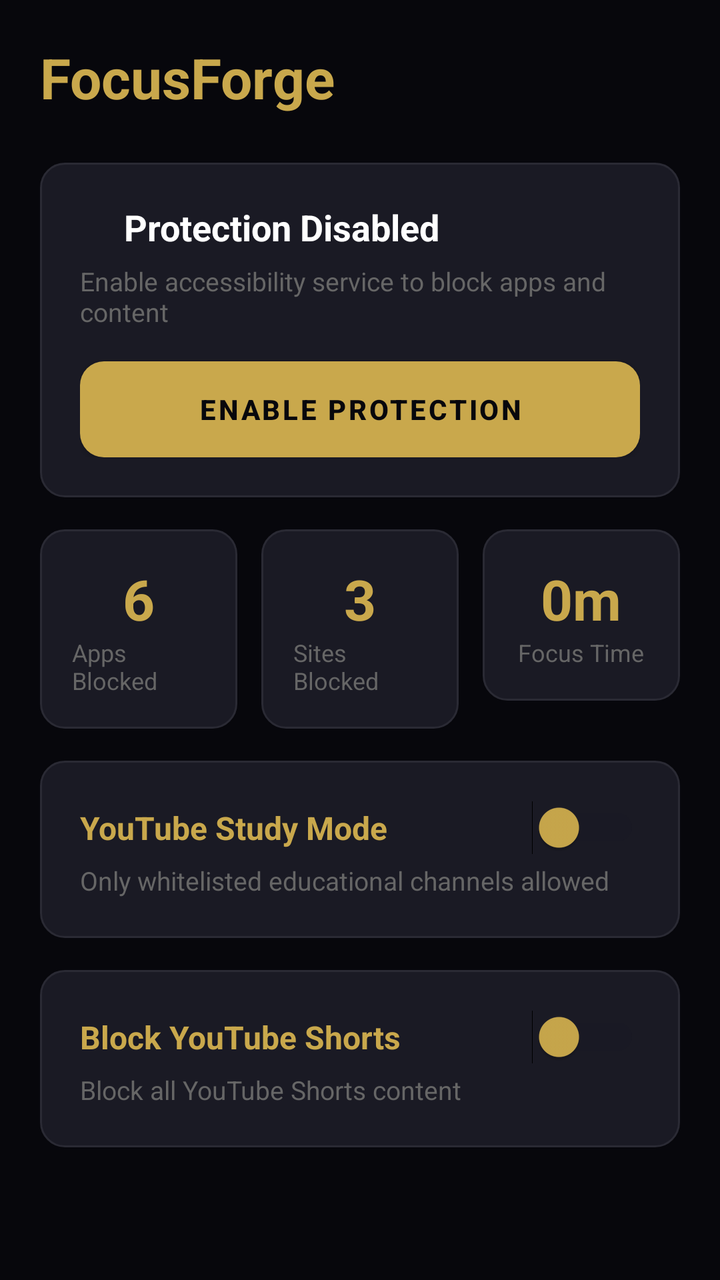
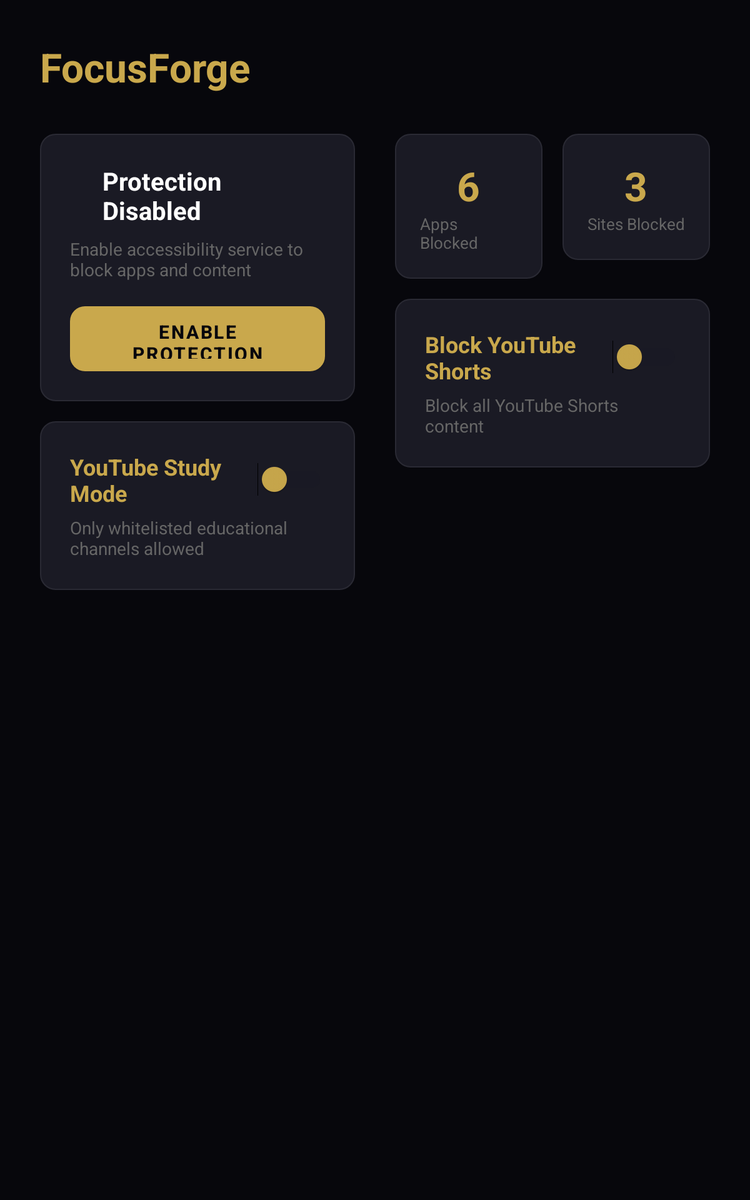

An Android layout and its configuration variant, each rendered on a device that would load it. The default file and the variant file are quoted in full after the pictures.
<!-- AndroidManifest.xml: application theme Theme.FocusForge -->
<!-- res/layout/fragment_dashboard.xml -->
<?xml version="1.0" encoding="utf-8"?>
<ScrollView xmlns:android="http://schemas.android.com/apk/res/android"
    android:layout_width="match_parent"
    android:layout_height="match_parent"
    android:background="@color/bg_primary"
    android:fillViewport="true">

    <LinearLayout
        android:layout_width="match_parent"
        android:layout_height="wrap_content"
        android:orientation="vertical"
        android:padding="20dp">

        <TextView
            android:layout_width="wrap_content"
            android:layout_height="wrap_content"
            android:text="FocusForge"
            android:textColor="@color/gold"
            android:textSize="28sp"
            android:textStyle="bold"
            android:layout_marginBottom="24dp" />

        
        <LinearLayout
            android:id="@+id/statusCard"
            android:layout_width="match_parent"
            android:layout_height="wrap_content"
            android:orientation="vertical"
            android:background="@drawable/card_bg"
            android:padding="20dp"
            android:layout_marginBottom="16dp">

            <LinearLayout
                android:layout_width="match_parent"
                android:layout_height="wrap_content"
                android:orientation="horizontal"
                android:gravity="center_vertical">

                <View
                    android:id="@+id/statusDot"
                    android:layout_width="12dp"
                    android:layout_height="12dp"
                    android:background="@drawable/dot_red"
                    android:layout_marginEnd="10dp" />

                <TextView
                    android:id="@+id/statusText"
                    android:layout_width="0dp"
                    android:layout_height="wrap_content"
                    android:layout_weight="1"
                    android:text="Protection Disabled"
                    android:textColor="@color/text_primary"
                    android:textSize="18sp"
                    android:textStyle="bold" />
            </LinearLayout>

            <TextView
                android:id="@+id/statusDetail"
                android:layout_width="wrap_content"
                android:layout_height="wrap_content"
                android:text="Enable accessibility service to block apps and content"
                android:textColor="@color/text_muted"
                android:textSize="13sp"
                android:layout_marginTop="6dp" />

            <Button
                android:id="@+id/btnToggle"
                android:layout_width="match_parent"
                android:layout_height="48dp"
                android:text="ENABLE PROTECTION"
                android:textColor="@color/bg_primary"
                android:textStyle="bold"
                android:textSize="14sp"
                android:background="@drawable/button_gold_bg"
                android:layout_marginTop="16dp" />
        </LinearLayout>

        
        <LinearLayout
            android:layout_width="match_parent"
            android:layout_height="wrap_content"
            android:orientation="horizontal"
            android:layout_marginBottom="16dp">

            <LinearLayout
                android:layout_width="0dp"
                android:layout_height="wrap_content"
                android:layout_weight="1"
                android:orientation="vertical"
                android:background="@drawable/card_bg"
                android:padding="16dp"
                android:layout_marginEnd="8dp"
                android:gravity="center">

                <TextView
                    android:id="@+id/statApps"
                    android:layout_width="wrap_content"
                    android:layout_height="wrap_content"
                    android:text="6"
                    android:textColor="@color/gold"
                    android:textSize="28sp"
                    android:textStyle="bold" />

                <TextView
                    android:layout_width="wrap_content"
                    android:layout_height="wrap_content"
                    android:text="Apps Blocked"
                    android:textColor="@color/text_muted"
                    android:textSize="12sp" />
            </LinearLayout>

            <LinearLayout
                android:layout_width="0dp"
                android:layout_height="wrap_content"
                android:layout_weight="1"
                android:orientation="vertical"
                android:background="@drawable/card_bg"
                android:padding="16dp"
                android:layout_marginStart="4dp"
                android:layout_marginEnd="4dp"
                android:gravity="center">

                <TextView
                    android:id="@+id/statSites"
                    android:layout_width="wrap_content"
                    android:layout_height="wrap_content"
                    android:text="3"
                    android:textColor="@color/gold"
                    android:textSize="28sp"
                    android:textStyle="bold" />

                <TextView
                    android:layout_width="wrap_content"
                    android:layout_height="wrap_content"
                    android:text="Sites Blocked"
                    android:textColor="@color/text_muted"
                    android:textSize="12sp" />
            </LinearLayout>

            <LinearLayout
                android:layout_width="0dp"
                android:layout_height="wrap_content"
                android:layout_weight="1"
                android:orientation="vertical"
                android:background="@drawable/card_bg"
                android:padding="16dp"
                android:layout_marginStart="8dp"
                android:gravity="center">

                <TextView
                    android:id="@+id/statFocus"
                    android:layout_width="wrap_content"
                    android:layout_height="wrap_content"
                    android:text="0m"
                    android:textColor="@color/gold"
                    android:textSize="28sp"
                    android:textStyle="bold" />

                <TextView
                    android:layout_width="wrap_content"
                    android:layout_height="wrap_content"
                    android:text="Focus Time"
                    android:textColor="@color/text_muted"
                    android:textSize="12sp" />
            </LinearLayout>
        </LinearLayout>

        
        <LinearLayout
            android:layout_width="match_parent"
            android:layout_height="wrap_content"
            android:orientation="vertical"
            android:background="@drawable/card_bg"
            android:padding="20dp"
            android:layout_marginBottom="16dp">

            <LinearLayout
                android:layout_width="match_parent"
                android:layout_height="wrap_content"
                android:orientation="horizontal"
                android:gravity="center_vertical">

                <TextView
                    android:layout_width="0dp"
                    android:layout_height="wrap_content"
                    android:layout_weight="1"
                    android:text="YouTube Study Mode"
                    android:textColor="@color/gold"
                    android:textSize="16sp"
                    android:textStyle="bold" />

                <Switch
                    android:id="@+id/switchStudy"
                    android:layout_width="wrap_content"
                    android:layout_height="wrap_content"
                    android:thumbTint="@color/gold"
                    android:trackTint="@color/bg_card" />
            </LinearLayout>

            <TextView
                android:layout_width="wrap_content"
                android:layout_height="wrap_content"
                android:text="Only whitelisted educational channels allowed"
                android:textColor="@color/text_muted"
                android:textSize="13sp"
                android:layout_marginTop="4dp" />
        </LinearLayout>

        
        <LinearLayout
            android:layout_width="match_parent"
            android:layout_height="wrap_content"
            android:orientation="vertical"
            android:background="@drawable/card_bg"
            android:padding="20dp"
            android:layout_marginBottom="16dp">

            <LinearLayout
                android:layout_width="match_parent"
                android:layout_height="wrap_content"
                android:orientation="horizontal"
                android:gravity="center_vertical">

                <TextView
                    android:layout_width="0dp"
                    android:layout_height="wrap_content"
                    android:layout_weight="1"
                    android:text="Block YouTube Shorts"
                    android:textColor="@color/gold"
                    android:textSize="16sp"
                    android:textStyle="bold" />

                <Switch
                    android:id="@+id/switchShorts"
                    android:layout_width="wrap_content"
                    android:layout_height="wrap_content"
                    android:thumbTint="@color/gold"
                    android:trackTint="@color/bg_card" />
            </LinearLayout>

            <TextView
                android:layout_width="wrap_content"
                android:layout_height="wrap_content"
                android:text="Block all YouTube Shorts content"
                android:textColor="@color/text_muted"
                android:textSize="13sp"
                android:layout_marginTop="4dp" />
        </LinearLayout>

    </LinearLayout>
</ScrollView>
<!-- resources referenced by this layout -->
<resources>
  <color name="bg_card">#1A1A24</color>
  <color name="bg_primary">#07070C</color>
  <color name="gold">#C9A84C</color>
  <color name="text_muted">#666666</color>
  <color name="text_primary">#FFFFFF</color>
  <!-- drawable button_gold_bg (drawable) -->
  <?xml version="1.0" encoding="utf-8"?>
  <shape xmlns:android="http://schemas.android.com/apk/res/android"
      android:shape="rectangle">
      <solid android:color="#C9A84C" />
      <corners android:radius="12dp" />
  </shape>
  <!-- drawable card_bg (drawable) -->
  <?xml version="1.0" encoding="utf-8"?>
  <shape xmlns:android="http://schemas.android.com/apk/res/android"
      android:shape="rectangle">
      <solid android:color="#1A1A24" />
      <corners android:radius="12dp" />
      <stroke
          android:width="1dp"
          android:color="#2A2A34" />
  </shape>
  <style name="Theme.FocusForge" parent="Theme.MaterialComponents.DayNight.NoActionBar">
          <item name="android:windowBackground">@color/bg_primary</item>
          <item name="android:statusBarColor">@color/bg_primary</item>
          <item name="android:navigationBarColor">@color/bg_primary</item>
          <item name="android:textColorPrimary">@color/text_primary</item>
          <item name="android:textColorSecondary">@color/text_secondary</item>
          <item name="colorPrimary">@color/gold</item>
          <item name="colorPrimaryVariant">@color/gold_dark</item>
          <item name="colorOnPrimary">@color/bg_primary</item>
          <item name="colorSecondary">@color/gold</item>
          <item name="colorOnSecondary">@color/bg_primary</item>
          <item name="bottomNavigationStyle">@style/Widget.FocusForge.BottomNav</item>
      </style>
  <color name="text_secondary">#999999</color>
  <color name="gold_dark">#8B6914</color>
  <style name="Widget.FocusForge.BottomNav" parent="Widget.MaterialComponents.BottomNavigationView.Colored">
          <item name="backgroundTint">@color/bg_secondary</item>
          <item name="itemIconTint">@color/gold</item>
          <item name="itemTextColor">@color/gold</item>
      </style>
  <color name="bg_secondary">#111118</color>
</resources>
<!-- res/layout-sw600dp/fragment_dashboard.xml (the repository's variant of the layout above) -->
<!-- drawn on a 7-inch tablet held upright -->
<?xml version="1.0" encoding="utf-8"?>
<ScrollView xmlns:android="http://schemas.android.com/apk/res/android"
    android:layout_width="match_parent"
    android:layout_height="match_parent"
    android:background="@color/bg_primary"
    android:fillViewport="true">

    <LinearLayout
        android:layout_width="match_parent"
        android:layout_height="wrap_content"
        android:orientation="vertical"
        android:padding="32dp">

        <TextView
            android:layout_width="wrap_content"
            android:layout_height="wrap_content"
            android:text="FocusForge"
            android:textColor="@color/gold"
            android:textSize="32sp"
            android:textStyle="bold"
            android:layout_marginBottom="32dp" />

        <LinearLayout
            android:layout_width="match_parent"
            android:layout_height="wrap_content"
            android:orientation="horizontal">

            
            <LinearLayout
                android:layout_width="0dp"
                android:layout_height="wrap_content"
                android:layout_weight="1"
                android:orientation="vertical"
                android:layout_marginEnd="16dp">

                
                <LinearLayout
                    android:id="@+id/statusCard"
                    android:layout_width="match_parent"
                    android:layout_height="wrap_content"
                    android:orientation="vertical"
                    android:background="@drawable/card_bg"
                    android:padding="24dp"
                    android:layout_marginBottom="16dp">

                    <LinearLayout
                        android:layout_width="match_parent"
                        android:layout_height="wrap_content"
                        android:orientation="horizontal"
                        android:gravity="center_vertical">

                        <View
                            android:id="@+id/statusDot"
                            android:layout_width="14dp"
                            android:layout_height="14dp"
                            android:background="@drawable/dot_red"
                            android:layout_marginEnd="12dp" />

                        <TextView
                            android:id="@+id/statusText"
                            android:layout_width="0dp"
                            android:layout_height="wrap_content"
                            android:layout_weight="1"
                            android:text="Protection Disabled"
                            android:textColor="@color/text_primary"
                            android:textSize="20sp"
                            android:textStyle="bold" />
                    </LinearLayout>

                    <TextView
                        android:id="@+id/statusDetail"
                        android:layout_width="wrap_content"
                        android:layout_height="wrap_content"
                        android:text="Enable accessibility service to block apps and content"
                        android:textColor="@color/text_muted"
                        android:textSize="14sp"
                        android:layout_marginTop="8dp" />

                    <Button
                        android:id="@+id/btnToggle"
                        android:layout_width="match_parent"
                        android:layout_height="52dp"
                        android:text="ENABLE PROTECTION"
                        android:textColor="@color/bg_primary"
                        android:textStyle="bold"
                        android:textSize="15sp"
                        android:background="@drawable/button_gold_bg"
                        android:layout_marginTop="20dp" />
                </LinearLayout>

                
                <LinearLayout
                    android:layout_width="match_parent"
                    android:layout_height="wrap_content"
                    android:orientation="vertical"
                    android:background="@drawable/card_bg"
                    android:padding="24dp"
                    android:layout_marginBottom="16dp">

                    <LinearLayout
                        android:layout_width="match_parent"
                        android:layout_height="wrap_content"
                        android:orientation="horizontal"
                        android:gravity="center_vertical">

                        <TextView
                            android:layout_width="0dp"
                            android:layout_height="wrap_content"
                            android:layout_weight="1"
                            android:text="YouTube Study Mode"
                            android:textColor="@color/gold"
                            android:textSize="18sp"
                            android:textStyle="bold" />

                        <Switch
                            android:id="@+id/switchStudy"
                            android:layout_width="wrap_content"
                            android:layout_height="wrap_content"
                            android:thumbTint="@color/gold"
                            android:trackTint="@color/bg_card" />
                    </LinearLayout>

                    <TextView
                        android:layout_width="wrap_content"
                        android:layout_height="wrap_content"
                        android:text="Only whitelisted educational channels allowed"
                        android:textColor="@color/text_muted"
                        android:textSize="14sp"
                        android:layout_marginTop="6dp" />
                </LinearLayout>
            </LinearLayout>

            
            <LinearLayout
                android:layout_width="0dp"
                android:layout_height="wrap_content"
                android:layout_weight="1"
                android:orientation="vertical"
                android:layout_marginStart="16dp">

                
                <LinearLayout
                    android:layout_width="match_parent"
                    android:layout_height="wrap_content"
                    android:orientation="horizontal"
                    android:layout_marginBottom="16dp">

                    <LinearLayout
                        android:layout_width="0dp"
                        android:layout_height="wrap_content"
                        android:layout_weight="1"
                        android:orientation="vertical"
                        android:background="@drawable/card_bg"
                        android:padding="20dp"
                        android:layout_marginEnd="8dp"
                        android:gravity="center">

                        <TextView
                            android:id="@+id/statApps"
                            android:layout_width="wrap_content"
                            android:layout_height="wrap_content"
                            android:text="6"
                            android:textColor="@color/gold"
                            android:textSize="32sp"
                            android:textStyle="bold" />

                        <TextView
                            android:layout_width="wrap_content"
                            android:layout_height="wrap_content"
                            android:text="Apps Blocked"
                            android:textColor="@color/text_muted"
                            android:textSize="13sp" />
                    </LinearLayout>

                    <LinearLayout
                        android:layout_width="0dp"
                        android:layout_height="wrap_content"
                        android:layout_weight="1"
                        android:orientation="vertical"
                        android:background="@drawable/card_bg"
                        android:padding="20dp"
                        android:layout_marginStart="8dp"
                        android:gravity="center">

                        <TextView
                            android:id="@+id/statSites"
                            android:layout_width="wrap_content"
                            android:layout_height="wrap_content"
                            android:text="3"
                            android:textColor="@color/gold"
                            android:textSize="32sp"
                            android:textStyle="bold" />

                        <TextView
                            android:layout_width="wrap_content"
                            android:layout_height="wrap_content"
                            android:text="Sites Blocked"
                            android:textColor="@color/text_muted"
                            android:textSize="13sp" />
                    </LinearLayout>
                </LinearLayout>

                
                <LinearLayout
                    android:layout_width="match_parent"
                    android:layout_height="wrap_content"
                    android:orientation="vertical"
                    android:background="@drawable/card_bg"
                    android:padding="24dp">

                    <LinearLayout
                        android:layout_width="match_parent"
                        android:layout_height="wrap_content"
                        android:orientation="horizontal"
                        android:gravity="center_vertical">

                        <TextView
                            android:layout_width="0dp"
                            android:layout_height="wrap_content"
                            android:layout_weight="1"
                            android:text="Block YouTube Shorts"
                            android:textColor="@color/gold"
                            android:textSize="18sp"
                            android:textStyle="bold" />

                        <Switch
                            android:id="@+id/switchShorts"
                            android:layout_width="wrap_content"
                            android:layout_height="wrap_content"
                            android:thumbTint="@color/gold"
                            android:trackTint="@color/bg_card" />
                    </LinearLayout>

                    <TextView
                        android:layout_width="wrap_content"
                        android:layout_height="wrap_content"
                        android:text="Block all YouTube Shorts content"
                        android:textColor="@color/text_muted"
                        android:textSize="14sp"
                        android:layout_marginTop="6dp" />
                </LinearLayout>
            </LinearLayout>
        </LinearLayout>
    </LinearLayout>
</ScrollView>
